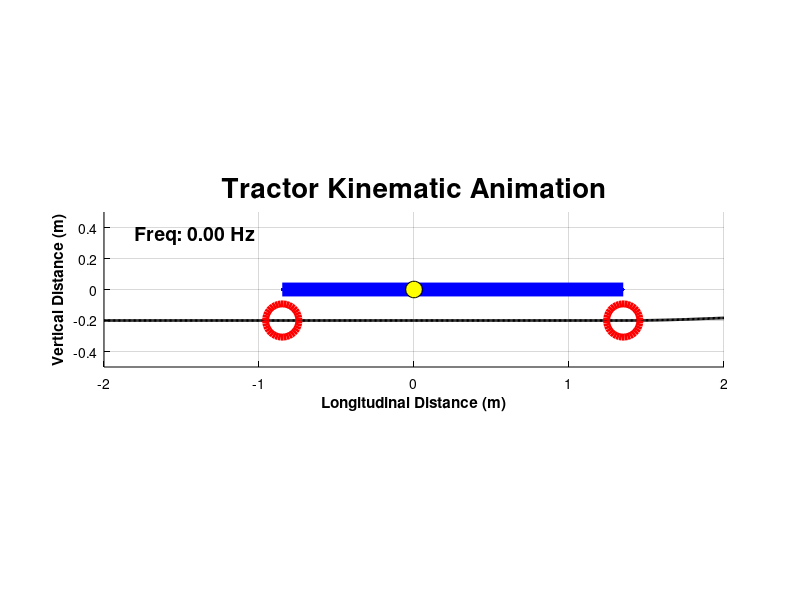

Recreate this plot in MATLAB. (Note: this script raises an error after producing the figure.)
function tractor_kinematics()
    % SYSTEM PARAMETERS
    mc = 2700;         
    Jc = 3600;          
    kf = 714400;        
    kr = 718600;       
    cf = 3600;         
    cr = 5100;          
    lf = 1.35;          
    lr = 0.85;          
    v = 6 / 3.6;       
    
    % SOLVER SETUP
    x0 = [0; 0; 0; 0];  % Initial conditions
    tspan = 0:0.01:10;  % Simulate from t=0 to 10 seconds with 0.01s steps

    % NUMERICAL INTEGRATION (Runge-Kutta 4th/5th order)
    [t, X] = ode45(@(t,x) state_space_matrix(t, x, mc, Jc, kf, kr, cf, cr, lf, lr, v), tspan, x0);
    zc = X(:,1);        % Vertical displacement
    phi = X(:,3);      % Pitch angle     
    
    % PLOTTING
    fig = figure('Name', 'Kinematic Animation Export', 'Color', 'w', 'Position', [100, 100, 800, 450]);
    ax = axes('Parent', fig, 'Color', [0.9 0.95 1]); 
    set(ax, 'XColor', 'k', 'YColor', 'k');
    hold(ax, 'on'); grid(ax, 'on'); axis(ax, 'equal');
    xlim(ax, [-2 2]); ylim(ax, [-0.5 0.5]);
    title(ax, 'Tractor Kinematic Animation', 'FontWeight', 'bold', 'Color', 'k','FontSize', 20);
    xlabel(ax, 'Longitudinal Distance (m)', 'FontWeight', 'bold', 'Color', 'k'); 
    ylabel(ax, 'Vertical Distance (m)', 'FontWeight', 'bold', 'Color', 'k');
    x_ground = linspace(-2, 2, 500);
    plot_ground = plot(ax, x_ground, -0.2 * ones(1, 500), 'k', 'LineWidth', 2);
    plot_chassis = plot(ax, 0, 0, 'b', 'LineWidth', 10);
    plot_com = plot(ax, 0, 0, 'ko', 'MarkerSize', 12, 'MarkerFaceColor', 'y');
    plot_wheels = plot(ax, 0, 0, 'ro', 'MarkerSize', 24, 'LineWidth', 5);
    txt_tracker = text(ax, -1.8, 0.35, 'Freq: 0.00 Hz', 'FontSize', 14, 'FontWeight', 'bold', 'Color', 'k');
    
    % GIF EXPORT LOOP
    gif_filename = 'Tractor_Kinematics.gif';
    frame_skip = 5;
    for k = 1:frame_skip:length(t)
        t_curr = t(k);
        t_ground = t_curr + (x_ground - lf) / v; 
        y_ground = zeros(size(x_ground)); 
        valid = t_ground >= 0;           
        amp = 0.02;
        freq_ground = t_ground(valid); 
        y_ground(valid) = amp * sin(2 * pi * freq_ground .* t_ground(valid));
        set(plot_ground, 'YData', y_ground - 0.2);
        front_x = lf * cos(phi(k)); front_y = zc(k) + lf * sin(phi(k));
        rear_x = -lr * cos(phi(k)); rear_y = zc(k) - lr * sin(phi(k));
        set(plot_chassis, 'XData', [rear_x, front_x], 'YData', [rear_y, front_y]);
        set(plot_com, 'XData', 0, 'YData', zc(k));
        set(plot_wheels, 'XData', [rear_x, front_x], 'YData', [rear_y-0.2, front_y-0.2]);
        set(txt_tracker, 'String', sprintf('Freq: %.2f Hz', t(k)));
        drawnow limitrate;
        frame = getframe(fig);
        im = frame2im(frame);
        [imind, cm] = rgb2ind(im, 256);
        if k == 1
            imwrite(imind, cm, gif_filename, 'gif', 'Loopcount', inf, 'DelayTime', 0.05);
        else
            imwrite(imind, cm, gif_filename, 'gif', 'WriteMode', 'append', 'DelayTime', 0.05);
        end
    end
    fprintf('Saved %s to your current folder.\n', gif_filename);
end 

% MATHEMATICAL ENGINE
function dx = state_space_matrix(t, x, mc, Jc, kf, kr, cf, cr, lf, lr, v)
    x1 = x(1); 
    x2 = x(2); 
    x3 = x(3);
    x4 = x(4);
    delay = (lf + lr) / v; 
    f_start = 0;
    f_end = 10;
    t_total = 10;
    freq = f_start + ((f_end - f_start) / t_total) * t;
    amp = 0.02; 
    hf = amp * sin(2*pi*freq*t); 
    freq_rate = (f_end - f_start) / t_total;
    hf_dot = amp * 2*pi * (freq + freq_rate * t) * cos(2*pi*freq*t);
    if t >= delay
        freq_del = f_start + ((f_end - f_start) / t_total) * (t-delay);
        hr = amp * sin(2*pi*freq_del*(t-delay));
        hr_dot = amp * 2*pi * (freq_del + freq_rate * (t-delay)) * cos(2*pi*freq_del*(t-delay));
    else
        hr = 0; 
        hr_dot = 0;
    end
    Fz = kf*hf + cf*hf_dot + kr*hr + cr*hr_dot;
    Mphi = cr*lr*hr_dot - cf*lf*hf_dot + kr*lr*hr - kf*lf*hf; 
    dx1 = x2;
    dx2 = (1/mc) * (Fz - (cf+cr)*x2 - (kf+kr)*x1 - (cr*lr - cf*lf)*x4 - (kr*lr - kf*lf)*x3);
    dx3 = x4;
    dx4 = (1/Jc) * (Mphi - (cr*lr - cf*lf)*x2 - (kr*lr - kf*lf)*x1 - (cf*lf^2 + cr*lr^2)*x4 - (kf*lf^2 + kr*lr^2)*x3);
    dx = [dx1; dx2; dx3; dx4];
end
